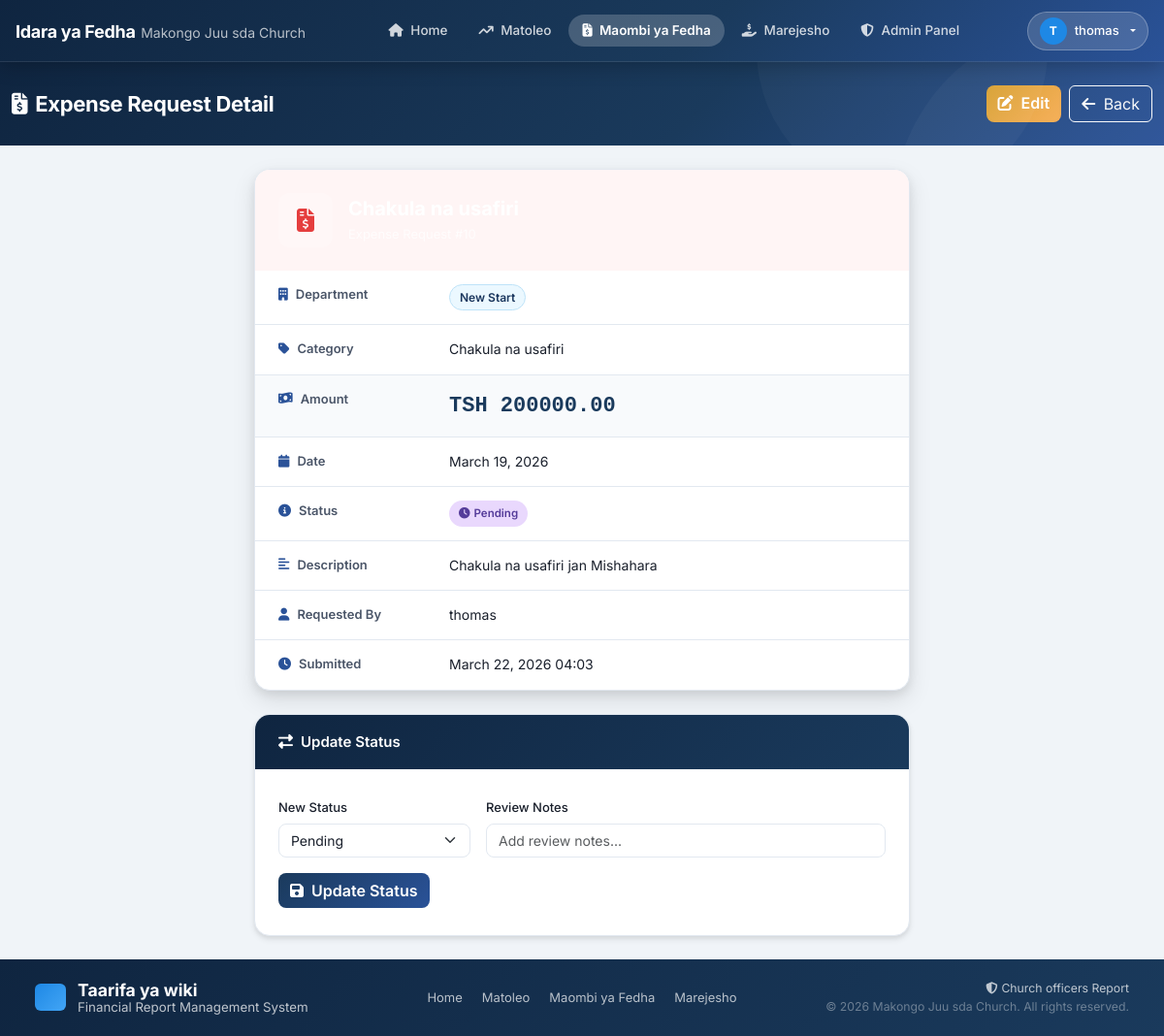
The page /expenses/10/detail/ (signed in) on the database its author committed.
### dashboard/models.py (models this page shows, shortened)
class ExpenseRequest(models.Model):
    department = models.CharField(max_length=50, choices=DEPARTMENT_CHOICES)
    category = models.CharField(max_length=200)
    amount = models.DecimalField(max_digits=20, decimal_places=2)
    description = models.TextField(blank=True)
    status = models.CharField(max_length=20, choices=STATUS_CHOICES_EXPENSE, default='pending')
    requested_by = models.ForeignKey(User, on_delete=models.SET_NULL, null=True, blank=True, related_name='expense_requests')
    reviewed_by = models.ForeignKey(User, on_delete=models.SET_NULL, null=True, blank=True, related_name='reviewed_expenses')
    date = models.DateField(default=timezone.now)
    created_at = models.DateTimeField(auto_now_add=True)
    updated_at = models.DateTimeField(auto_now=True)
    review_notes = models.TextField(blank=True)
    class Meta:
        ordering = ['-date', '-created_at']

### dashboard/views.py (the view)
# urls.py: path('expenses/<int:pk>/detail/', views.expense_detail, name='expense_detail'),
def expense_detail(request, pk):
    expense = get_object_or_404(ExpenseRequest, pk=pk)
    return render(request, 'dashboard/expense_detail.html', {'expense': expense, 'active_tab': 'expenses'})

### templates/dashboard/expense_detail.html (shortened to what this page needs)
{% extends 'base.html' %}
{% load static %}
{% block content %}
<div class="page-wrapper">
    <div class="page-header">
        <div class="container-fluid">
            <div class="row align-items-center">
                <div class="col">
                    <h1 class="page-title"><i class="fas fa-file-invoice-dollar me-2"></i>Expense Request Detail</h1>
                </div>
                <div class="col-auto d-flex gap-2">
                    {% if user.is_authenticated %}
                    <a href="{% url 'expense_edit' expense.pk %}" class="btn btn-warning">
                        <i class="fas fa-edit me-1"></i> Edit
                    </a>
                    {% endif %}
                    <a href="{% url 'expenses' %}" class="btn btn-outline-light">
                        <i class="fas fa-arrow-left me-1"></i> Back
                    </a>
                </div>
            </div>
        </div>
    </div>
    <div class="container-fluid py-4">
        <div class="row justify-content-center">
            <div class="col-lg-7">
                <div class="detail-card">
                    <div class="detail-card-header expense-bg">
                        <div class="detail-icon"><i class="fas fa-file-invoice-dollar"></i></div>
                        <div>
                            <h4>{{ expense.category }}</h4>
                            <p>Expense Request #{{ expense.pk }}</p>
                        </div>
                    </div>
                    <div class="detail-card-body">
                        <div class="detail-row">
                            <span class="detail-label"><i class="fas fa-building me-2"></i>Department</span>
                            <span class="detail-value"><span class="dept-badge">{{ expense.get_department_display }}</span></span>
                        </div>
                        <div class="detail-row">
                            <span class="detail-label"><i class="fas fa-tag me-2"></i>Category</span>
                            <span class="detail-value">{{ expense.category }}</span>
                        </div>
                        <div class="detail-row highlight">
                            <span class="detail-label"><i class="fas fa-money-bill-wave me-2"></i>Amount</span>
                            <span class="detail-value amount-large">TSH {{ expense.amount|floatformat:2 }}</span>
                        </div>
                        <div class="detail-row">
                            <span class="detail-label"><i class="fas fa-calendar me-2"></i>Date</span>
                            <span class="detail-value">{{ expense.date|date:"F d, Y" }}</span>
                        </div>
                        <div class="detail-row">
                            <span class="detail-label"><i class="fas fa-info-circle me-2"></i>Status</span>
                            <span class="detail-value">
                                <span class="status-badge status-{{ expense.status }}">
                                    {% if expense.status == 'approved' %}<i class="fas fa-check-circle me-1"></i>Approved
                                    {% elif expense.status == 'not_approved' %}<i class="fas fa-times-circle me-1"></i>Not Approved
                                    {% else %}<i class="fas fa-clock me-1"></i>Pending{% endif %}
                                </span>
                            </span>
                        </div>
                        {% if expense.description %}
                        <div class="detail-row">
                            <span class="detail-label"><i class="fas fa-align-left me-2"></i>Description</span>
                            <span class="detail-value">{{ expense.description }}</span>
                        </div>
                        {% endif %}
                        <div class="detail-row">
                            <span class="detail-label"><i class="fas fa-user me-2"></i>Requested By</span>
                            <span class="detail-value">{{ expense.requested_by.get_full_name|default:expense.requested_by.username|default:"System" }}</span>
                        </div>
                        <div class="detail-row">
                            <span class="detail-label"><i class="fas fa-clock me-2"></i>Submitted</span>
                            <span class="detail-value">{{ expense.created_at|date:"F d, Y H:i" }}</span>
                        </div>
                    </div>
                </div>
                {% if user.is_authenticated %}
                    {% if user.profile.role == 'admin' or user.is_superuser %}
                    <div class="form-card mt-4">
                        <div class="form-card-header">
                            <i class="fas fa-exchange-alt me-2"></i>Update Status
                        </div>
                        <div class="form-card-body">
                            <form method="post" action="{% url 'expense_status' expense.pk %}">
                                <div class="row g-3">
                                    <div class="col-md-4">
                                        <label class="form-label fw-500">New Status</label>
                                        <select name="status" class="form-select">
                                            <option value="pending" {% if expense.status == 'pending' %}selected{% endif %}>Pending</option>
                                        </select>
                                    </div>
                                    <div class="col-md-8">
                                        <label class="form-label fw-500">Review Notes</label>
                                        <input type="text" name="review_notes" class="form-control"
                                               placeholder="Add review notes..." value="{{ expense.review_notes }}">
                                    </div>
                                    <div class="col-12">
                                        <button type="submit" class="btn btn-primary">
                                            <i class="fas fa-save me-1"></i> Update Status
                                        </button>
                                    </div>
                                </div>
                            </form>
                        </div>
                    </div>
                    {% endif %}
                {% endif %}
            </div>
        </div>
    </div>
</div>
{% endblock %}

### templates/base.html (shortened to what this page needs)
{% load static %}
<!DOCTYPE html>
<html lang="en">
<head>
    <link href="https://cdn.jsdelivr.net/npm/bootstrap@5.3.2/dist/css/bootstrap.min.css" rel="stylesheet">
    <link href="https://cdnjs.cloudflare.com/ajax/libs/font-awesome/6.5.0/css/all.min.css" rel="stylesheet">
    <link href="{% static 'css/dashboard.css' %}" rel="stylesheet">
</head>
<body>
<nav class="navbar navbar-expand-lg navbar-dark top-navbar fixed-top">
    <div class="container-fluid px-3">
        <a class="navbar-brand d-flex align-items-center gap-2" href="{% url 'home' %}">
            <div>
                <span class="brand-name">Idara ya Fedha</span>
                <span class="brand-sub d-none d-sm-inline">Makongo Juu sda Church</span>
            </div>
        </a>
        <div class="collapse navbar-collapse" id="navbarNav">
            <ul class="navbar-nav mx-auto gap-1">
                <li class="nav-item">
                    <a class="nav-link nav-pill {% if active_tab == 'home' %}active{% endif %}" href="{% url 'home' %}">
                        <i class="fas fa-home me-1"></i> Home
                    </a>
                </li>
                <li class="nav-item">
                    <a class="nav-link nav-pill {% if active_tab == 'income' %}active{% endif %}" href="{% url 'income' %}">
                        <i class="fas fa-arrow-trend-up me-1"></i> Matoleo
                    </a>
                </li>
                <li class="nav-item">
                    <a class="nav-link nav-pill {% if active_tab == 'expenses' %}active{% endif %}" href="{% url 'expenses' %}">
                        <i class="fas fa-file-invoice-dollar me-1"></i> Maombi ya Fedha
                    </a>
                </li>
                <li class="nav-item">
                    <a class="nav-link nav-pill {% if active_tab == 'retirement' %}active{% endif %}" href="{% url 'retirement' %}">
                        <i class="fas fa-hand-holding-dollar me-1"></i> Marejesho
                    </a>
                </li>
                {% if user.is_authenticated %}
                    {% if user.profile.role == 'admin' or user.is_superuser %}
                    <li class="nav-item">
                        <a class="nav-link nav-pill {% if active_tab == 'admin' %}active{% endif %}" href="{% url 'admin_dashboard' %}">
                            <i class="fas fa-shield-halved me-1"></i> Admin Panel
                        </a>
                    </li>
                    {% endif %}
                {% endif %}
            </ul>
            <div class="d-flex align-items-center gap-2">
                {% if user.is_authenticated %}
                    <div class="dropdown">
                        <button class="btn btn-user-pill dropdown-toggle" type="button" data-bs-toggle="dropdown">
                            <div class="user-avatar">{{ user.username|first|upper }}</div>
                            <span class="d-none d-md-inline">{{ user.get_full_name|default:user.username }}</span>
                        </button>
                    </div>
                {% endif %}
            </div>
        </div>
    </div>
</nav>
<main class="main-content">
    {% block content %}{% endblock %}
</main>
<footer class="site-footer">
    <div class="container-fluid">
        <div class="row align-items-center">
            <div class="col-md-4 mb-3 mb-md-0">
                <div class="d-flex align-items-center gap-2">
                    <div class="brand-icon-sm" style="display:flex;align-items:center;width:32px;height:28px;margin-right:4px;"></div>
                    <div style="line-height:1.1;">
                        <div class="fw-700 text-white" style="font-size:1.1rem;">Taarifa ya wiki</div>
                        <small class="text-light opacity-75" style="font-size:0.95em;">Financial Report Management System</small>
                    </div>
                </div>
            </div>
            <div class="col-md-4 text-center mb-3 mb-md-0">
                <div class="footer-links">
                    <a href="{% url 'home' %}">Home</a>
                    <a href="{% url 'income' %}">Matoleo</a>
                    <a href="{% url 'expenses' %}">Maombi ya Fedha</a>
                    <a href="{% url 'retirement' %}">Marejesho</a>
                </div>
            </div>
            <div class="col-md-4 text-md-end">
                <div class="text-light opacity-75 small">
                    <i class="fas fa-shield-alt me-1"></i>Church officers Report<br>
                    <span class="opacity-50">&copy; 2026 Makongo Juu sda Church. All rights reserved.</span>
                </div>
            </div>
        </div>
    </div>
</footer>
</body>
</html>

### rows shown on the page
ExpenseRequest: department "New Start", category "Chakula na usafiri", amount "200000.00", date "March 19, 2026", description "Chakula na usafiri jan Mishahara", requested_by.get_full_name "thomas", created_at "March 22, 2026 04:03", status "Pending"

### other values the page prints
{{ user.username|first|upper }} "T"
{{ user.get_full_name|default:user.username }} "thomas"
